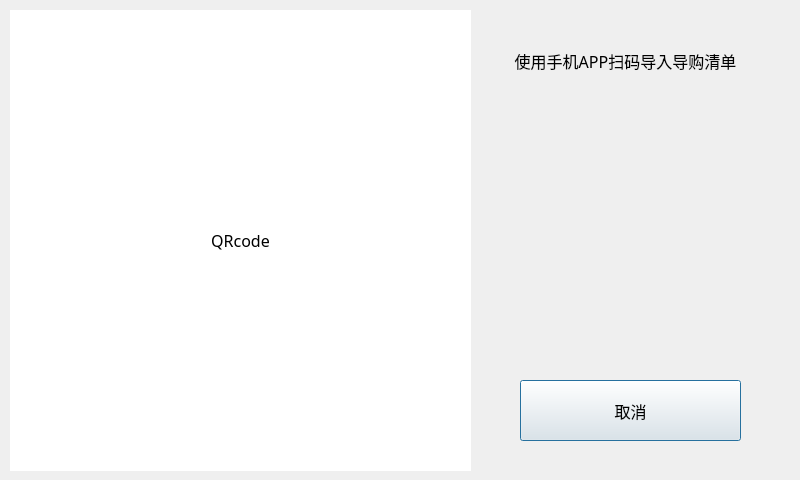
<?xml version="1.0" encoding="UTF-8"?>
<ui version="4.0">
 <class>Dialog</class>
 <widget class="QDialog" name="Dialog">
  <property name="geometry">
   <rect>
    <x>0</x>
    <y>0</y>
    <width>800</width>
    <height>480</height>
   </rect>
  </property>
  <property name="font">
   <font>
    <family>黑体</family>
    <pointsize>12</pointsize>
   </font>
  </property>
  <property name="windowTitle">
   <string>Dialog</string>
  </property>
  <widget class="QLabel" name="label_qr_code">
   <property name="geometry">
    <rect>
     <x>10</x>
     <y>10</y>
     <width>461</width>
     <height>461</height>
    </rect>
   </property>
   <property name="styleSheet">
    <string notr="true">background:#ffffff</string>
   </property>
   <property name="text">
    <string>QRcode</string>
   </property>
   <property name="alignment">
    <set>Qt::AlignCenter</set>
   </property>
  </widget>
  <widget class="QPushButton" name="button_cancel">
   <property name="geometry">
    <rect>
     <x>520</x>
     <y>380</y>
     <width>221</width>
     <height>61</height>
    </rect>
   </property>
   <property name="text">
    <string>取消</string>
   </property>
  </widget>
  <widget class="QLabel" name="label">
   <property name="geometry">
    <rect>
     <x>480</x>
     <y>10</y>
     <width>291</width>
     <height>101</height>
    </rect>
   </property>
   <property name="font">
    <font>
     <family>黑体</family>
     <pointsize>12</pointsize>
    </font>
   </property>
   <property name="text">
    <string>使用手机APP扫码导入导购清单</string>
   </property>
   <property name="alignment">
    <set>Qt::AlignCenter</set>
   </property>
  </widget>
  <widget class="QLabel" name="label_error">
   <property name="geometry">
    <rect>
     <x>480</x>
     <y>110</y>
     <width>291</width>
     <height>101</height>
    </rect>
   </property>
   <property name="font">
    <font>
     <family>黑体</family>
     <pointsize>12</pointsize>
    </font>
   </property>
   <property name="styleSheet">
    <string notr="true">color:#ff0000</string>
   </property>
   <property name="text">
    <string/>
   </property>
   <property name="alignment">
    <set>Qt::AlignCenter</set>
   </property>
  </widget>
 </widget>
 <resources/>
 <connections/>
</ui>
